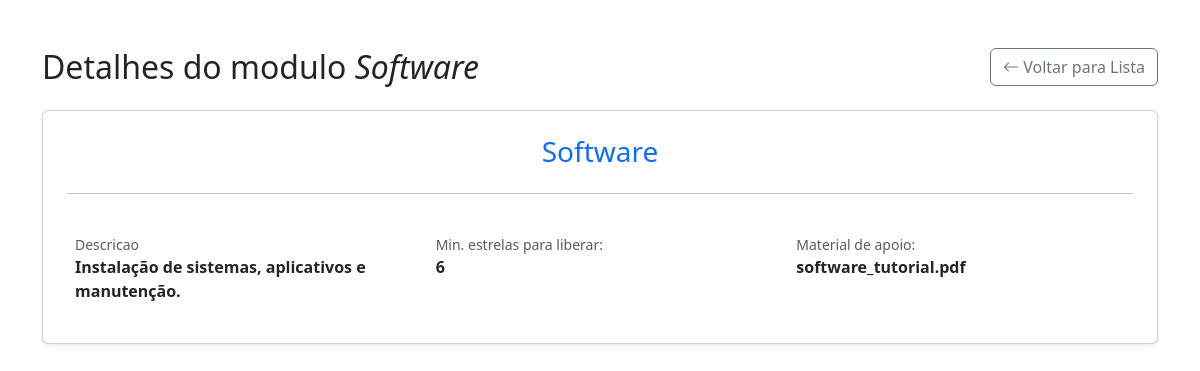
The page /modulos/modulo?id=3 on the database its author committed.
### tables this page shows
create table if not exists modulos(
    id_modulo INT AUTO_INCREMENT PRIMARY KEY,
    nome CHAR(50) NOT NULL,
    descricao VARCHAR(2000) NOT NULL,
    min_estrelas_liberacao INT(3) NOT NULL,
    material_apoio VARCHAR(200) NOT NULL
);

### app/controllers/ModuloController.php (called while the page is built, shortened)
<?php
class ModuloController extends Controller{
    private ModuloService $moduloService;
    public function __construct()
    {
        $this->moduloService = new ModuloService();
    }
    public function listarModulo(){
        $id = $_GET['id'];
        $data['modulo'] = $this->moduloService->getModuloById($id);
        $this->view('modulos/modulos_show', $data);
    }
}

### app/core/Router.php (called while the page is built, shortened)
<?php
class Router
{
    private array $routes = [];
    public function get($route, $action){
        $this->routes[] = [
            'method' => 'get',
            'route' => $route,
            'action' => $action
        ];
    }
    public function post($route, $action){
        $this->routes[] = [
            'method' => 'post',
            'route' => $route,
            'action' => $action
        ];
    }
    public function run()
    {
        $uri  = parse_url($_SERVER['REQUEST_URI'], PHP_URL_PATH);
        $method = strtolower($_SERVER['REQUEST_METHOD']);
        foreach ($this->routes as $route) {
            if ($route['route'] == $uri && $route['method'] == $method) {
                return $this->dispatch($route);
            }
        }
        exit('Rota não encontrada');
    }
    public function dispatch($route){
        list($controller, $method) = explode('@', $route['action']);
        $controller = new $controllerClass;
        $controller->$method();
    }
}

### public/index.php (called while the page is built, shortened)
<?php
require_once __DIR__ . '/../app/core/Autoload.php';
$router = new Router();
$router->get('/', 'ModuloController@listarTodos');
$router->get('/modulos', 'ModuloController@listarTodos');
$router->get('/modulos/modulo', 'ModuloController@listarModulo');
$router->get('/modulos/cadastrar', 'ModuloController@criar');
$router->post('/modulos/salvar', 'ModuloController@salvar');
$router->get('/modulos/editar', 'ModuloController@editar');
$router->post('/modulos/atualizar', 'ModuloController@atualizar');
$router->get('/modulos/excluir', 'ModuloController@excluir');
$router->get('/fases/cadastrar', 'FaseController@criar');
$router->post('/fases/salvar', 'FaseController@salvar');
$router->get('/fases/editar', 'FaseController@editar');
$router->post('/fases/atualizar', 'FaseController@atualizar');
$router->get('/fases/excluir', 'FaseController@excluir');
$router->run();

### app/repositories/ModuloRepository.php (called while the page is built, shortened)
<?php
class ModuloRepository{
    private PDO $connection;
    function __construct()
    {
        $this->connection = ConnectionFactory::getConnection();
    }
    public function getModuloById(int $id){
        $stm = $this->connection->prepare("SELECT * FROM modulos WHERE id_modulo = :id");
        $stm->bindValue('id', $id);
        $stm->execute();
        $modulo = $stm->fetch();
        return $modulo;
    }
}

### app/database/ConnectionFactory.php (called while the page is built, shortened)
<?php
class ConnectionFactory {
    private static ?PDO $connection = null;
    public static function getConnection(){
        if (self::$connection == null) {
            try {
                $dsn = "mysql:host=" . DB_HOST . ";dbname=" . DB_NAME ;
                self::$connection = self::createConnection($dsn);
            } catch(Exception $e){
                print("Não foi possível acessar o banco:  " . DB_NAME);
                print("<br>O erro foi: ". $e->getMessage());
                print("<br>Tentando inicializar o banco de dados...");
                $dsn = "mysql:host=" . DB_HOST;
                self::$connection = self::createConnection($dsn);
                $databaseInit = new DatabaseInitializer();
                $databaseInit->init(self::$connection);
                $dsn = "mysql:host=" . DB_HOST . ";dbname=" . DB_NAME ;
                self::$connection = self::createConnection($dsn);
            }
        }
        return self::$connection;
    }
    private static function createConnection(string $dsn){
        $connection = new PDO($dsn, DB_USER, DB_PASS);
        $connection->setAttribute(PDO::ATTR_ERRMODE, PDO::ERRMODE_EXCEPTION);
        $connection->setAttribute(PDO::ATTR_DEFAULT_FETCH_MODE, PDO::FETCH_ASSOC);
        return $connection;
    }
}

### app/services/ModuloService.php (called while the page is built, shortened)
<?php
class ModuloService{
    private ModuloRepository $repository;
    public function __construct()
    {
        $this->repository = new ModuloRepository();
    }
    public function getModuloById(int $id){
        return $this->repository->getModuloById($id);
    }
}

### app/core/Autoload.php (called while the page is built, shortened)
<?php
spl_autoload_register(function ($class) {
    $prefix = 'app\\';
    $baseDir = __DIR__ . '/../';
    if (str_starts_with($class, $prefix)) {
        $path = substr($class, strlen($prefix));
        $classFile = $baseDir .  str_replace('\\', '/', $path) . '.php';
    } else {
        throw new Exception("A classe {$class} não pode ser carregada");
    }
});

### app/views/modulos/modulos_show.php (the view, shortened to what this page needs)
<!DOCTYPE html>
<html lang="pt-br">
<head>
    <link href="https://cdn.jsdelivr.net/npm/bootstrap@5.3.3/dist/css/bootstrap.min.css" rel="stylesheet">
    <link href="https://cdn.jsdelivr.net/npm/bootstrap-icons/font/bootstrap-icons.css" rel="stylesheet">
</head>
<body>
    <div class="container py-5">
        <?php if (isset($modulo)): ?>
            <div class="d-flex justify-content-between align-items-center mb-4">
                <h2 class="mb-0">Detalhes do modulo <i><?= $modulo['nome'] ?></i></h2>
                <a href="<?= URL_BASE ?>/modulos" class="btn btn-outline-secondary">
                    <i class="bi bi-arrow-left"></i> Voltar para Lista
                </a>
            </div>
            <div class="card shadow-sm">
                <div class="card-body p-4">
                    <div class="row g-2">
                        <div class="col-12">
                            <div class="mb-3">
                                <h3 class="mb-0 text-primary text-center"><?= $modulo['nome'] ?></h3>
                            </div>
                            <hr class="my-4">
                            <div class="row g-3 ">
                                <div class="col-sm-4 p-3">
                                    <small class="text-muted d-block uppercase text-xs">Descricao</small>
                                    <span class="fw-bold"><?= $modulo['descricao'] ?? 'Não informada' ?></span>
                                </div>
                                <div class="col-sm-4 p-3">
                                    <small class="text-muted d-block uppercase text-xs">Min. estrelas para liberar:</small>
                                    <span class="fw-bold"><?= $modulo['min_estrelas_liberacao'] ?? 'Não informado' ?></span>
                                </div>
                                <div class="col-sm-4 p-3">
                                    <small class="text-muted d-block uppercase text-xs">Material de apoio:</small>
                                    <span class="fw-bold"><?= $modulo['material_apoio'] ?? 'Não informado' ?></span>
                                </div>
                            </div>
                        </div>
                    </div>
                </div>
            </div>
        <?php endif; ?>
    </div>
</body>
</html>

### rows shown on the page
modulos: nome "Software", descricao "Instalação de sistemas, aplicativos e manutenção.", min_estrelas_liberacao "6", material_apoio "software_tutorial.pdf"
